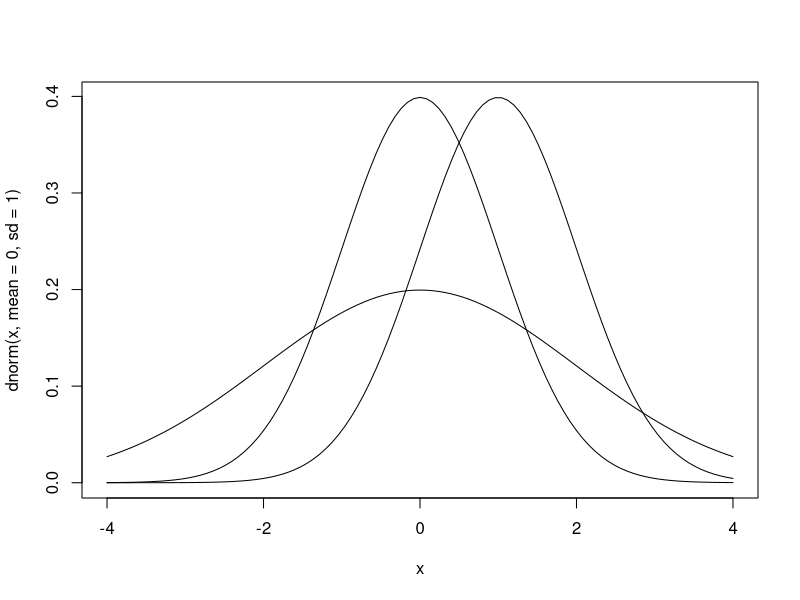
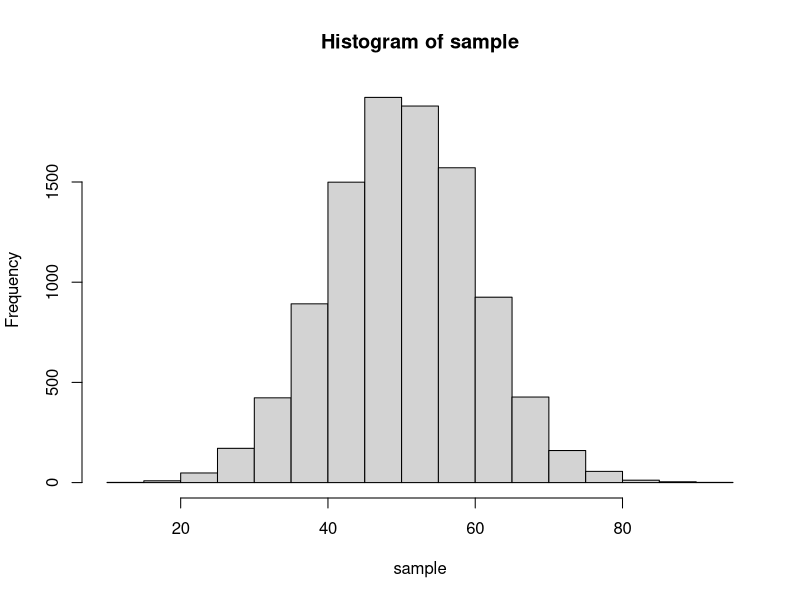
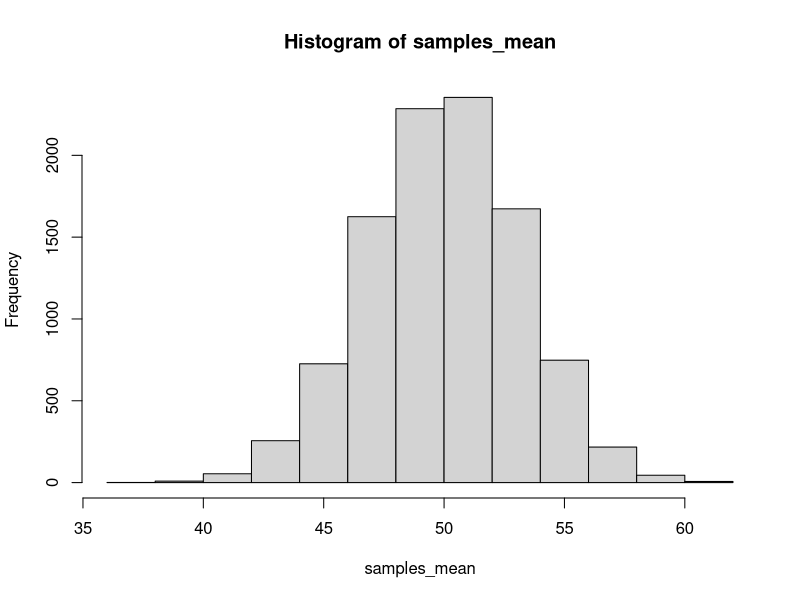
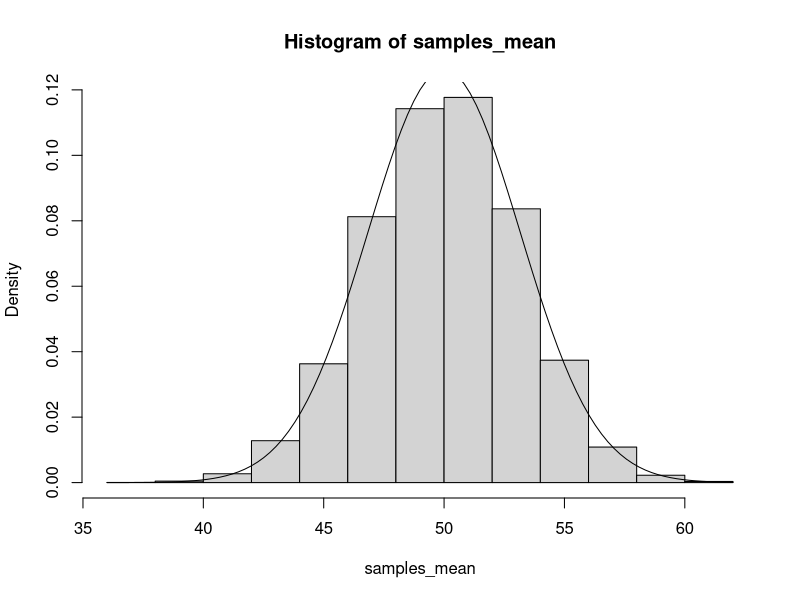

Source code (R) for these figures, in order:
height <- c(165.2, 175.9, 161.7, 174.2, 172.1, 163.3, 170.9, 170.6, 168.4, 171.3)
print(height)
print(var(height))

dice <- ceiling(runif(n=6, min=0, max=6))
print(table(dice))

dice6thousand <- ceiling(runif(n=6000, min=0, max=6))
print(table(dice6thousand))

# normal_dist
curve(dnorm(x, mean = 0, sd = 1), from = -4, to = 4)
curve(dnorm(x, mean = 1, sd = 1), from = -4, to = 4, add = TRUE)
curve(dnorm(x, mean = 0, sd = 2), from = -4, to = 4, add = TRUE)
dev.off()

sample = rnorm(n = 10000, mean = 50, sd = 10)
hist(sample)
dev.off()

samples_mean <- numeric(length=10000)
for (i in 1:10000) {
    # N(50, 10^2)からn=10の標本を抽出
    sample <- rnorm(n = 10, mean = 50, sd = 10)
    samples_mean[i] <- mean(sample)
}
hist(samples_mean)
dev.off()

error_under_5 <- ifelse(abs(samples_mean - 50) <=5, 1, 0)
print(table(error_under_5))

hist(samples_mean, freq = FALSE)
curve(dnorm(x, mean = 50, sd = sqrt(10)), add = TRUE)
